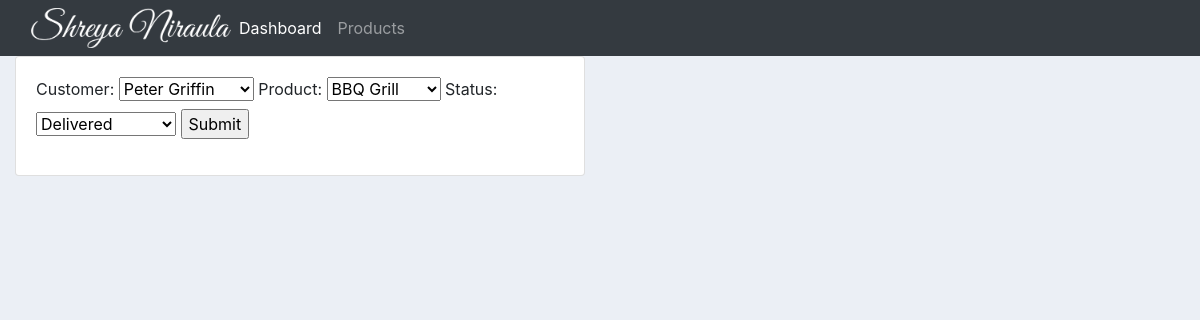
/update_order/3/, run on an earlier commit of the app's database.
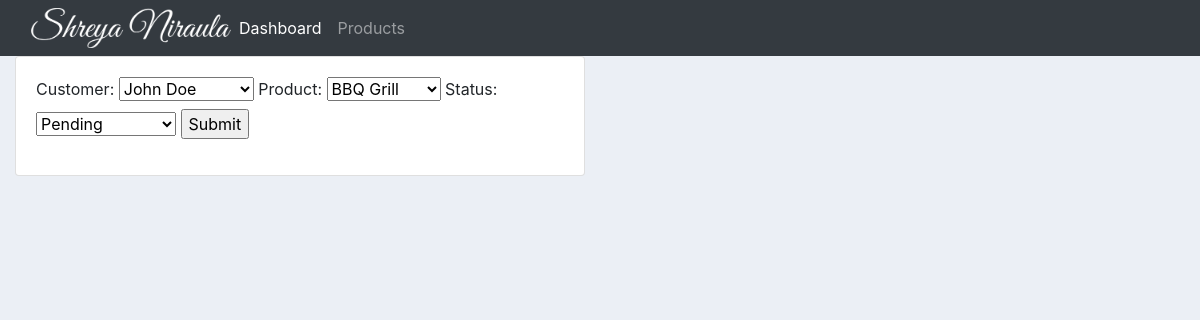
And on a later commit of the database.
### accounts/models.py (models this page shows, shortened)
class Order(models.Model):
    STATUS = (
        ('Pending', 'Pending'),
        ('Out for delivery', 'Out for delivery'),
        ('Delivered', 'Delivered'),
    )
    customer = models.ForeignKey(
        Customer, null=True, on_delete=models.SET_NULL)
    product = models.ForeignKey(Product, null=True, on_delete=models.SET_NULL)
    date_created = models.DateTimeField(auto_now_add=True, null=True)
    status = models.CharField(max_length=200, null=True, choices=STATUS)

### accounts/views.py (the view)
# urls.py: path('update_order/<str:pk>/', views.updateOrder, name='update_order'),
def updateOrder(request, pk):
    order = Order.objects.get(id=pk)
    form = OrderForm(instance=order)
    if request.method == 'POST':
        form = OrderForm(request.POST, instance=order)
        if form.is_valid():
            form.save()
            return redirect('/')
    context = {'form': form}
    return render(request, 'accounts/order_form.html', context)

### accounts/forms.py
class OrderForm(ModelForm):
    class Meta:
        model = Order
        fields = '__all__'

### accounts/models.py (called while the page is built)
    def __str__(self):
        return self.name

    def __str__(self):
        return self.name

### accounts/templates/accounts/order_form.html (shortened to what this page needs)
{% extends 'accounts/main.html' %}
{% load static %}
{% block content %}
<div class="row">
    <div class="col-md-6">
        <div class="card card-body">
            <form action="" method="post">
                {{form}}
                <input type="submit" name="Submit">
            </form>
        </div>
    </div>
</div>
{% endblock %}

What changed in the data, as far as the page shows it:
changed Order "BBQ Grill": customer "Peter Griffin" → "John Doe"; status "Delivered" → "Pending"
